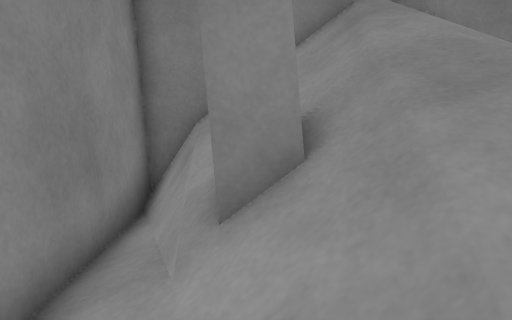
[1] (above)

12 first-person views from a walk through a world built for the Gazebo simulator. The camera is 1.2 m above the floor, tilts 8° down and sees 70° across. The floor is counted in squares, 0.5 m on a side. Each view is taken from the middle of a square. On the plan, view 1 faces up. The plan holds only what a view shows up to about 20 squares ahead; the rest is blank. The place goes on beyond the plan. Surface patterns are stand-ins for the level's own textures.

[2]
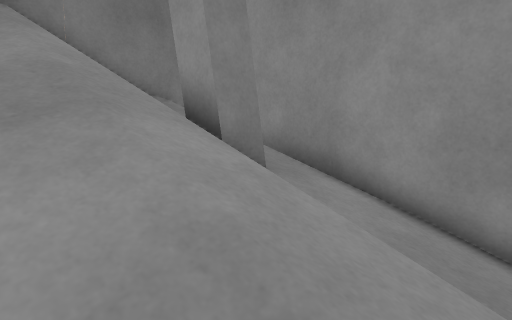

[3]
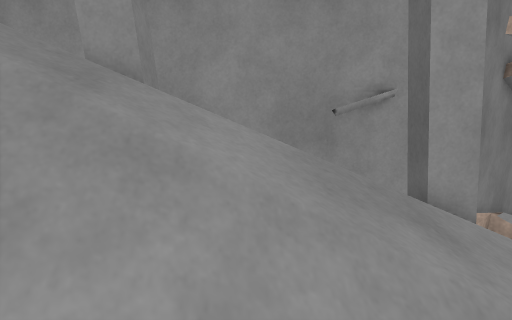

[4]
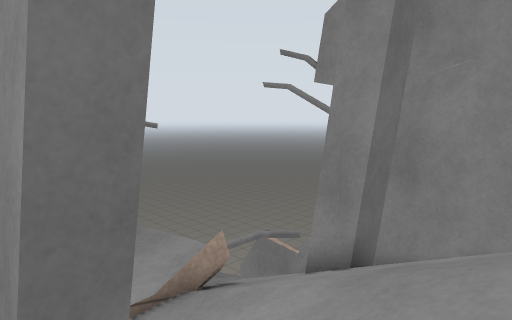

[5]
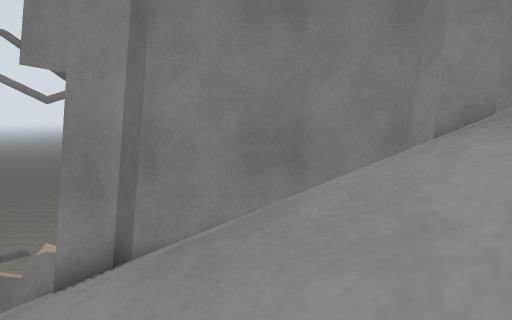

[6]
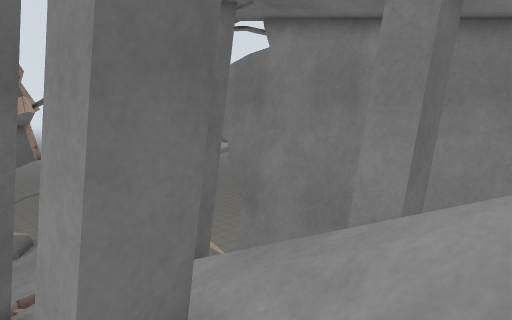

[7]
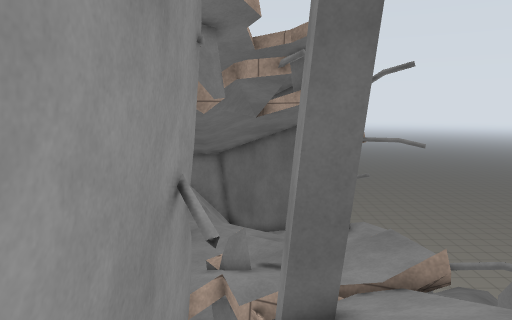

[8]
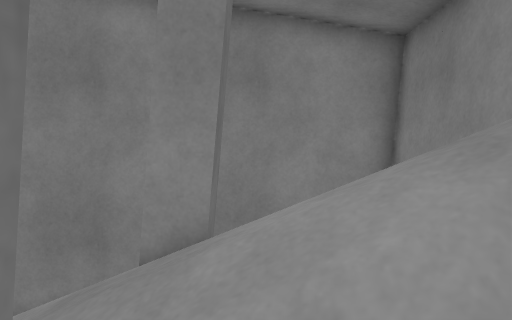

[9]
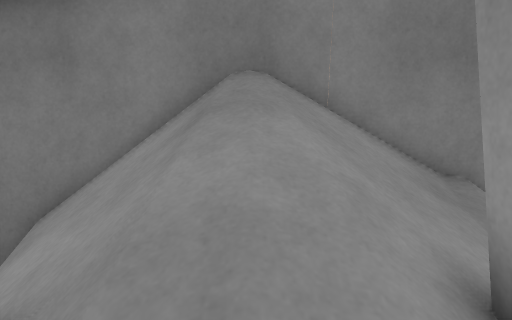

[10]
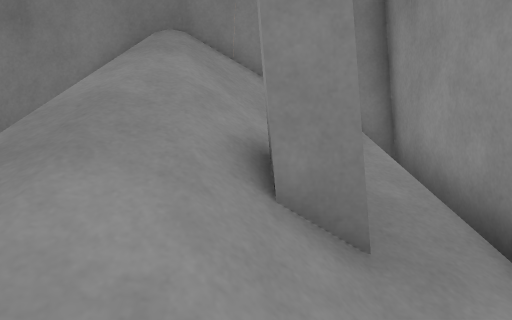

[11]
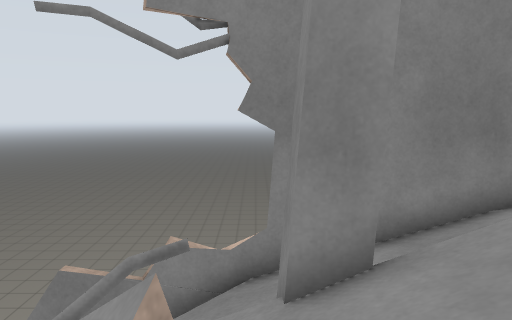

[12]
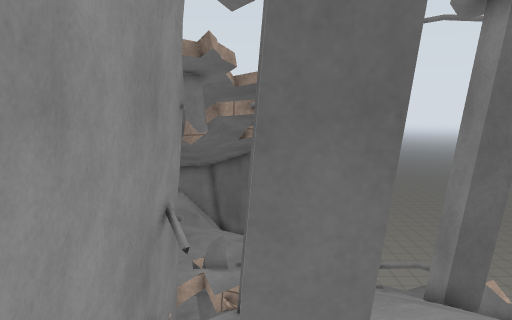

### Floor plan
Key: @ floor where view 1 was taken; # wall or solid block; . main floor; : floor 0.25 m higher than the main floor; - floor 0.25 m lower than the main floor; + floor 0.5 m higher than the main floor; * floor 1.75 m higher than the main floor; % floor 2.25 m higher than the main floor; / step, stairs or slope; = window, fence, low wall or low ledge; v drop or lower ground.
Columns run from 3 left of view 1 to 9 right of it. Each row starts with its distance up from view 1.
 10 ##
  9 ############
  8 #v//==#=//*#
  7 #=#//==////#
  6 #==///%/=//#
  5 #+##////##/#
  4 #+##=///##/#
  3 #+/////////#
  2 #+ ////////#
  1 #//////////#
  0 #//@///////##
 -1 #/.=////##+##
 -2 #/ #=///=#vv#
 -3 =--=/////vvv#
 -4 ===//==/ =.v#
 -5 ===v==:/...:.
 -6 =v  v=:...==.
 -7 =v   =    =v

Positions as (right, up) in squares from view 1, and headings:
1: (0, 0), facing up
2: (1, -1), facing up-right
3: (-2, 2), facing right
4: (7, 2), facing down-left
5: (7, 1), facing left
6: (7, 8), facing down-left
7: (7, 5), facing down
8: (6, 6), facing left
9: (3, 2), facing up
10: (5, 0), facing up
11: (5, -3), facing left
12: (6, 8), facing down
